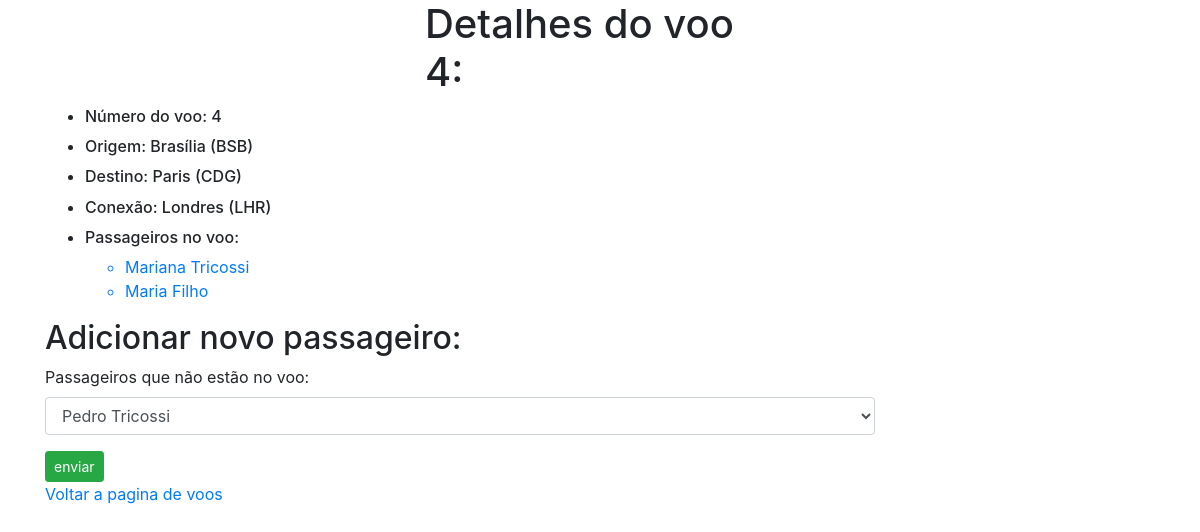
/4, run on the app's committed database.
### flights/models.py (models this page shows, shortened)
class Flights(models.Model):
    origin = models.ForeignKey(Airport, on_delete=models.CASCADE, related_name="departures")
    destination = models.ForeignKey(Airport, on_delete=models.CASCADE, related_name="arrivals")
    stop = models.ForeignKey(Airport,on_delete=models.CASCADE, related_name="stop", default="1")
    duration = models.IntegerField()

class Airport(models.Model):
    code = models.CharField(max_length=3)
    city = models.CharField(max_length=64)
    def __str__(self):
        return f"{self.city} ({self.code})"

class Passengers(models.Model):
    first = models.CharField(max_length=64)
    last = models.CharField(max_length=64)
    age = models.IntegerField(blank=True)
    sex = models.CharField(blank=True, max_length=64)
    flights = models.ManyToManyField(Flights, blank=True, related_name="passengers")
    def __str__(self):
        return f"{self.first} {self.last}"

### flights/views.py (the view)
# urls.py: path("<int:flight_id>", views.flight, name="flight"),
def flight(request, flight_id):
    try:
        flight = Flights.objects.get(pk=flight_id)
    except Flights.DoesNotExist:
        raise Http404("Flight does not exist")
    context = {
        "flight": flight,
        "passengers": flight.passengers.all(),
        "non_passengers": Passengers.objects.exclude(flights=flight).all()
    }
    return render(request, "flights/flight.html", context)

### flights/templates/flights/flight.html (shortened to what this page needs)
{% extends "flights/base.html" %}
{% block body %}
    <div class="container">
        <div class="row align-items-start">
          <div class="col">
            <h1>Detalhes do voo {{ flight.id }}:</h1>
          </div>
        </div>
        <div class="row align-items-center">
            <div class="col">
                <ul>
                    <li><h6>Número do voo: {{ flight.id }}</h6></li>
                    <li><h6>Origem: {{ flight.origin }}</h6></li>
                    <li><h6>Destino:  {{ flight.destination }}</h6></li>
                    <li><h6>Conexão:  {{ flight.stop }}</h6></li>
                    <li>
                        <h6>Passageiros no voo:</h6>
                        <ul>
                            {% for passenger in passengers %}
                                <a href="{% url 'passenger' passenger.id %}">
                                    <li>{{ passenger }}</li>
                                </a>
                            {% empty %}
                            <li>Sem Passageiros</li>
                            {% endfor %}
                        </ul>
                    </li>
                </ul>
            </div>
        </div>
        <div class="row align-items-end">
            <div class="col">
                {% if non_passengers %}
                    <h2>Adicionar novo passageiro:</h2>
                    <form action="{% url 'book' flight.id %}" method="post">
                        <div class="form-row">
                            <div class="form-group col-md-9">
                                <label for="exampleFormControlSelect1">Passageiros que não estão no voo:</label>
                                <select class="form-control" name="passenger" >
                                    {% for passenger in non_passengers %}
                                    <option value="{{ passenger.id }}">{{ passenger }}</option>
                                    {% endfor %}
                                </select>
                            </div>
                        </div>
                        <button type="submit " class="btn btn-success btn-sm" class="">enviar</button>
                    </form>
                {% else %}
                    <div>No passengers to add.</div>
                {% endif %}
                <a href="{% url 'index' %}">Voltar a pagina de voos</a>
            </div>
        </div>
      </div>
{% endblock %}

### data on the page
Flights: id "4", origin "Brasília (BSB)", destination "Paris (CDG)", stop "Londres (LHR)"
Passengers: first+last "Mariana Tricossi"
Passengers: first+last "Maria Filho"

### other printed values
form field passenger "Pedro Tricossi"
